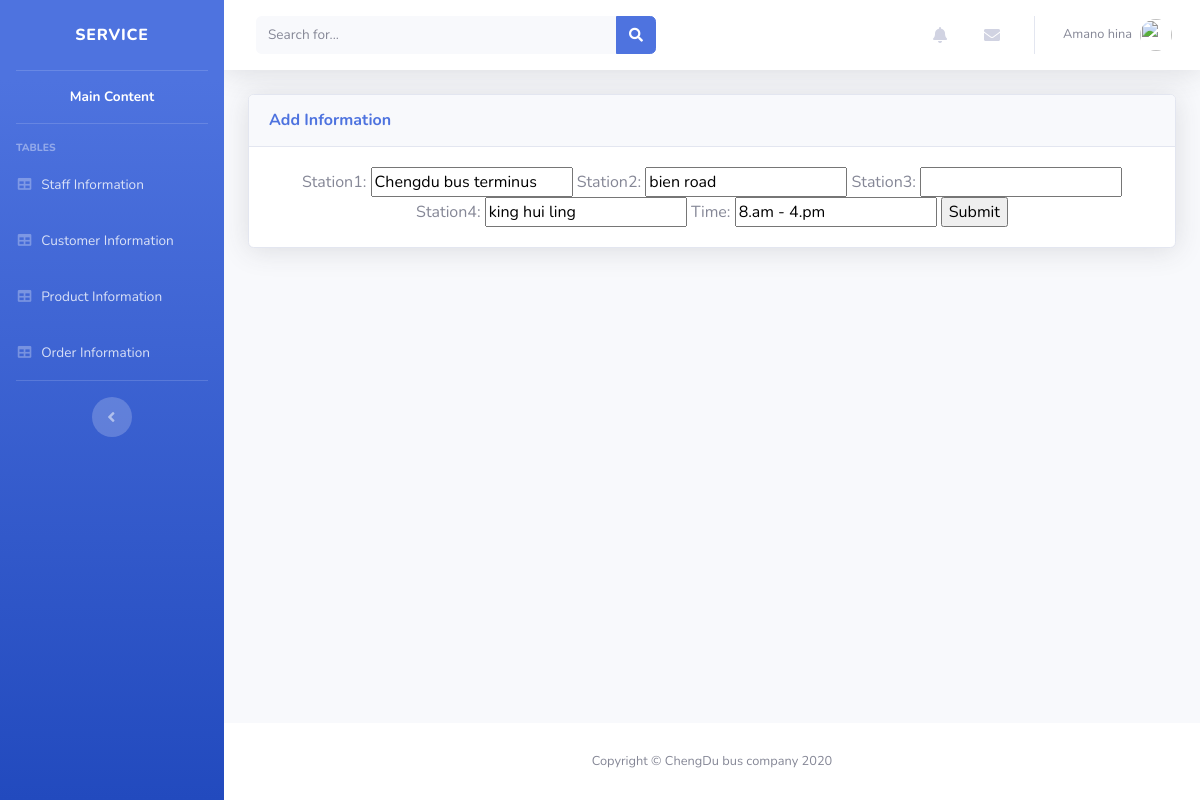
The page /updatebusroute.php?route_id=1 on the database its author committed.
### tables this page shows
CREATE TABLE `Bus_route` (
  `route_id` int(11) NOT NULL,
  `station1` varchar(30) NOT NULL,
  `station2` varchar(30) NOT NULL,
  `station3` varchar(30) NOT NULL,
  `station4` varchar(30) NOT NULL,
  `time` varchar(20) NOT NULL
);

### updatebusroute.php (the view, shortened to what this page needs)
<?php
require('db.php');
$updateid = $_GET['route_id'];
$query  = "SELECT route_id, station1, station2, station3, station4, time ";
$query .= "FROM Bus_route ";
$query .= "WHERE route_id = $updateid";
$result = mysqli_query($connection, $query);
$row = mysqli_fetch_array($result);
?>
<!DOCTYPE html>
<html lang="en">
<head>
  <link href="vendor/fontawesome-free/css/all.min.css" rel="stylesheet" type="text/css">
  <link href="css/sb-admin-2.min.css" rel="stylesheet">
</head>
<body id="page-top">
  <div id="wrapper">
    <ul class="navbar-nav bg-gradient-primary sidebar sidebar-dark accordion" id="accordionSidebar">
      <a class="sidebar-brand d-flex align-items-center justify-content-center" href="manager.php">
        <div class="sidebar-brand-text mx-3"> Service <sup></sup></div>
      </a>
      <hr class="sidebar-divider my-0">
      <li class="nav-item active">
        <a class="nav-link" href="manager.php">
          <span><center>Main Content</center></span></a>
      </li>
      <hr class="sidebar-divider">
      <div class="sidebar-heading">
        Tables
      </div>
   <li class="nav-item">
        <a class="nav-link" href="stafftable.php">
          <i class="fas fa-fw fa-table"></i>
          <span>Staff Information</span></a>
      </li>
      <li class="nav-item">
        <a class="nav-link" href="customertable.php">
          <i class="fas fa-fw fa-table"></i>
          <span>Customer Information</span></a>
      </li>
      <li class="nav-item">
        <a class="nav-link" href="producttable.php">
          <i class="fas fa-fw fa-table"></i>
          <span>Product Information</span></a>
      </li>
	    <li class="nav-item">
        <a class="nav-link" href="ordertable.php">
          <i class="fas fa-fw fa-table"></i>
          <span>Order Information</span></a>
      </li>
      <hr class="sidebar-divider d-none d-md-block">
      <div class="text-center d-none d-md-inline">
        <button class="rounded-circle border-0" id="sidebarToggle"></button>
      </div>
    </ul>
    <div id="content-wrapper" class="d-flex flex-column">
      <div id="content">
        <nav class="navbar navbar-expand navbar-light bg-white topbar mb-4 static-top shadow">
          <form class="d-none d-sm-inline-block form-inline mr-auto ml-md-3 my-2 my-md-0 mw-100 navbar-search">
            <div class="input-group">
              <input type="text" class="form-control bg-light border-0 small" placeholder="Search for..." aria-label="Search" aria-describedby="basic-addon2">
              <div class="input-group-append">
                <button class="btn btn-primary" type="button">
                  <i class="fas fa-search fa-sm"></i>
                </button>
              </div>
            </div>
          </form>
          <ul class="navbar-nav ml-auto">
    <li class="nav-item dropdown no-arrow mx-1">
              <a class="nav-link dropdown-toggle" href="#" id="alertsDropdown" role="button" data-toggle="dropdown" aria-haspopup="true" aria-expanded="false">
                <i class="fas fa-bell fa-fw"></i>
              </a>
            </li>
            <li class="nav-item dropdown no-arrow mx-1">
              <a class="nav-link dropdown-toggle" href="#" id="messagesDropdown" role="button" data-toggle="dropdown" aria-haspopup="true" aria-expanded="false">
                <i class="fas fa-envelope fa-fw"></i>
              </a>
            </li>
            <li class="nav-item dropdown no-arrow">
              <a class="nav-link dropdown-toggle" href="#" id="userDropdown" role="button" data-toggle="dropdown" aria-haspopup="true" aria-expanded="false">
                <span class="mr-2 d-none d-lg-inline text-gray-600 small">Amano hina</span>
                <img class="img-profile rounded-circle" src="hina.jpg" width="60px" height="60px"/>
              </a>
            </li>
          </ul>
        </nav>
        <div class="container-fluid">
          <div class="card shadow mb-4">
            <div class="card-header py-3">
              <h6 class="m-0 font-weight-bold text-primary">Add Information</h6>
            </div>
            <div class="card-body">
              <form action="updateproduct.php" method="post" align="center">
    Station1: <input type="text" name="station1" value="<?php echo $row["station1"]; ?>">
    Station2: <input type="text" name="station2" value="<?php echo $row["station2"]; ?>">
    Station3: <input type="text" name="station3" value="<?php echo $row["station"]; ?>">
                  Station4: <input type="text" name="station4" value="<?php echo $row["station4"]; ?>">
                  Time: <input type="text" name="time" value="<?php echo $row["time"]; ?>">
    <input type="submit" name="submit">
</form>
            </div>
          </div>
        </div>
      </div>
      <footer class="sticky-footer bg-white">
        <div class="container my-auto">
          <div class="copyright text-center my-auto">
            <span>Copyright &copy; ChengDu bus company 2020</span>
          </div>
        </div>
      </footer>
    </div>
  </div>
</body>
</html>

### rows shown on the page
bus_route: station1 "Chengdu bus terminus", station2 "bien road", station4 "king hui ling", time "8.am - 4.pm"
